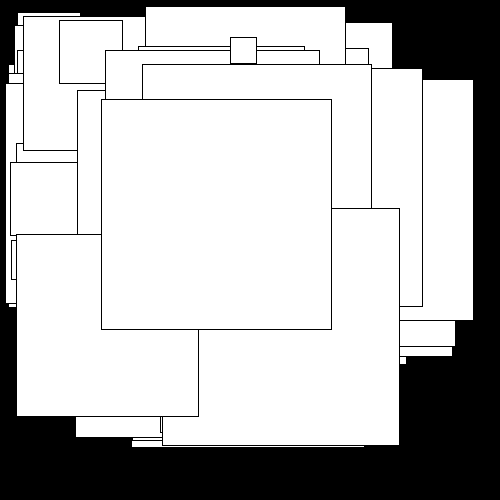
Frame 1 (no input)
Frame 60 (the mouse pressed at the canvas centre just before this capture): identical to frame 1, image omitted
Frame 120 (the mouse held since frame 60 and released just before this capture): identical to frame 1, image omitted

The Processing sketch that drew this single still picture (run headless with seeded random() and noise(); from frame 60 on, the mouse is pressed at the canvas centre):

// Processing sketch: processing_66897
// ── processing_66897.pde

int[] positionX;
int[] positionY;
int mySize;

void setup() {
  size(500, 500);
  background(0);
  mySize = 0;
  positionX = new int[100];
  positionY = new int[100];
  for (int i = 0; i < positionX.length; i++) {
    positionX[i] = (int) random(5, 250);
    positionY[i] = (int) random(5, 250);
    mySize = (int) random(5, 250);
    rect(positionX[i], positionY[i], mySize, mySize);
  }
}

void draw() {
}
